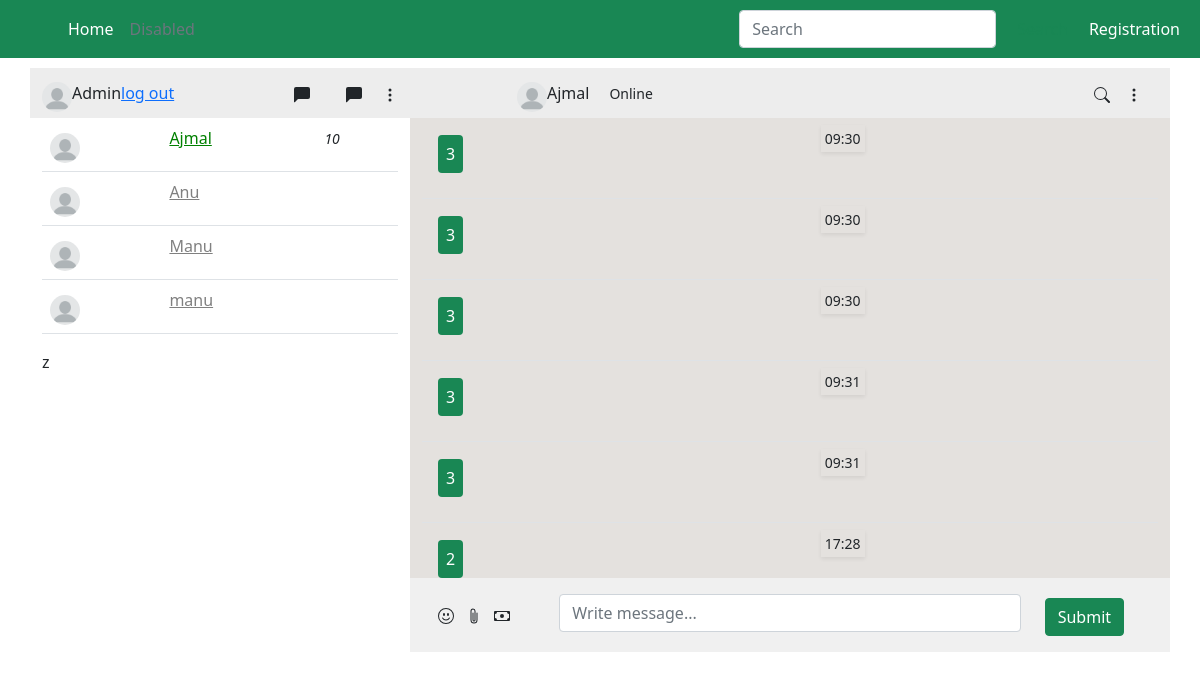
/chat/farzanajmal3@gmail.com/ (signed in), run on the app's committed database.
### chatapp/models.py (models this page shows)
class User(AbstractUser):
    email = models.EmailField(
        verbose_name="Email",
        max_length=255,
        unique=True,
    )
    username = models.CharField(max_length=100)
    last_name = models.CharField(max_length=50, null=True)
    otp = models.CharField(max_length=4)
    USERNAME_FIELD = 'email'
    REQUIRED_FIELDS = ['username']

### main/models.py (models this page shows, shortened)
class Chat(models.Model):
    sender = models.ForeignKey(to=User,on_delete=models.CASCADE,null=True,)
    message = models.TextField(null=True, blank=True)
    theard_name = models.CharField(max_length=100)
    date = models.DateTimeField(auto_now=True)

### main/views.py (the view)
# urls.py: path('<str:username>/',views.main_chat, name='main-chat'),
@login_required
def main_chat(request, username):
    user_obj = User.objects.get(username=username)
    users = User.objects.exclude(id=request.user.id)
    for user in users:
        user.notification_count = Notificaton.objects.filter(user=user, is_seen=False).count()
    if request.user.id > user_obj.id:
        thread_name = f'chat_{request.user.id}-{user_obj.id}'
    else:
        thread_name = f'chat_{user_obj.id}-{request.user.id}'
    messages = Chat.objects.filter(theard_name=thread_name)
    context = {
        'users': users,
        'user': user_obj,
        'messages': messages,
    }
    return render(request, 'app/main_chat.html', context)

### templates/app/main_chat.html (shortened to what this page needs)
{% extends 'app/base.html' %}
{% load static %}
{% block css %}
<link rel="stylesheet" href="{% static 'css/index.css' %}">
{% endblock %}
{% block body %}
<div class="container-fluid back-container">
    <div class=" front-container1 container">
        <div class="row chat-top mt-5">
            <div class="col-md-4 border-right border-secondary d-flex justify-content-between align-items-center">
                <div class="d-flex align-items-center">
                    <img src="{% static 'assets/dp.png' %}" alt="" class="profile-image rounded-circle">
                    <span class="ml-2">{{request.user.last_name}}</span><a href="{% url 'auth:logout' %}">log out</a>
                </div>
                <div class="float-right">
                    <svg width="1em" height="1em" viewBox="0 0 16 16" class="bi bi-chat-left-fill mx-3"
                        fill="currentColor" xmlns="http://www.w3.org/2000/svg">
                        <path fill-rule="evenodd"
                            d="M2 0a2 2 0 0 0-2 2v12.793a.5.5 0 0 0 .854.353l2.853-2.853A1 1 0 0 1 4.414 12H14a2 2 0 0 0 2-2V2a2 2 0 0 0-2-2H2z" />
                    </svg>
                    <svg width="1em" height="1em" viewBox="0 0 16 16" class="bi bi-chat-left-fill mx-3"
                        fill="currentColor" xmlns="http://www.w3.org/2000/svg">
                        <path fill-rule="evenodd"
                            d="M2 0a2 2 0 0 0-2 2v12.793a.5.5 0 0 0 .854.353l2.853-2.853A1 1 0 0 1 4.414 12H14a2 2 0 0 0 2-2V2a2 2 0 0 0-2-2H2z" />
                    </svg>
                    <svg width="1em" height="1em" viewBox="0 0 16 16" class="bi bi-three-dots-vertical mr-2"
                        fill="currentColor" xmlns="http://www.w3.org/2000/svg">
                        <path fill-rule="evenodd"
                            d="M9.5 13a1.5 1.5 0 1 1-3 0 1.5 1.5 0 0 1 3 0zm0-5a1.5 1.5 0 1 1-3 0 1.5 1.5 0 0 1 3 0zm0-5a1.5 1.5 0 1 1-3 0 1.5 1.5 0 0 1 3 0z" />
                    </svg>
                </div>
            </div>
            <div class="col-md-1"></div>
            <div class="col-md-7 ml-5  d-flex justify-content-between text-center">
                <div class="d-flex align-items-center">
                    <img src="{% static 'assets/dp.png' %}" alt="" class="profile-image rounded-circle">
                    <span class="ml-2">{{user.last_name}}</span>
                {% if user.userprofile.online_status %}
                <small style="padding-left: 20px;" id="{{user.username}}online">Online</small>
                {% else %}
                <small style="padding-left: 20px;" id="{{user.username}}online">Offline</small>
                {% endif %}
                </div>
                <div class="d-flex align-items-center">
                    <span class="mr-2">
                    </span>
                    <span>
                        <svg width="1em" height="1em" viewBox="0 0 16 16" class="bi bi-three-dots-vertical mx-3"
                            fill="currentColor" xmlns="http://www.w3.org/2000/svg">
                            <path fill-rule="evenodd"
                                d="M9.5 13a1.5 1.5 0 1 1-3 0 1.5 1.5 0 0 1 3 0zm0-5a1.5 1.5 0 1 1-3 0 1.5 1.5 0 0 1 3 0zm0-5a1.5 1.5 0 1 1-3 0 1.5 1.5 0 0 1 3 0z" />
                        </svg>
                    </span>
                </div>
            </div>
        </div>
        <div class="row" >
            <div class="col-md-4 contacts">
                <div class="message-table-scroll" style="height: 460px;">
                    <table class="table table-hover">
                        <tbody>
                            {% for user in users %}
                                <tr>
                                    <td><img src="{% static 'assets/dp.png' %}" alt="" class="profile-image rounded-circle"></td>
                                    {% if user.userprofile.online_status %}
                                        <td><a style="color: green" id="{{user.username}}_status" href="{% url 'app:main-chat' username=user.username %}">{{user.last_name}}</a></td>
                                    {% else %}
                                        <td><a style="color: grey" id="{{user.username}}_status" href="{% url 'app:main-chat' username=user.username %}">{{user.last_name}}</a></td>
                                    {% endif %}
                                    <td>
                                        {% if user.notification_count > 0 %}
                                        <i class="">
                                            <small id="count">{{ user.notification_count }}</small>
                                        </i>
                                    {% endif %}
                                        </tr>
                            {% endfor %}
                        </tbody>
                    </table>z
                </div>
            </div>
            <div class="col-md-8 message-area">
                <div class="message-table-scroll" style="height: 460px;">
                    <table class="table">
                        <tbody id='chat-body'>
                            {% for message in messages %}
                            {% if message.sender == request.user.username %}
                            <tr>
                                <td>
                                    <p class=" p-2 mt-2 rounded">
                                        <span class="bg-primary p-2 text-white rounded">{{message.message}}</span>
                                    </p>
                                </td>
                                <td>
                                    <p><small class="p-1 shadow-sm">{{message.date|time:'H:i'}}</small>
                                    </p>
                                </td>
                            </tr>
                            {% else %}
                            <tr>
                                <td>
                                    <p class="p-2 mt-2 rounded">
                                        <span class="bg-success p-2 text-white rounded">{{message.message}}</span>
                                    </p>
                                </td>
                                <td>
                                    <p><small class="p-1 shadow-sm">{{message.date|time:'H:i'}}</small>
                                    </p>
                                </td>
                            </tr>
                            {% endif %}
                            {% endfor %}
                        </tbody>
                    </table>
                </div>
                <div class="row message-box p-3">
                    <div class="col-sm-2 mt-2">
                    </div>
                    <div class="col-sm-8">
                        <input type="text" class="form-control" id="message_input" placeholder="Write message...">
                    </div>
                    <div class="col-sm-2 mt-1">
                        <div class="control">
                            <button class="btn btn-success" id="chat-message-submit">Submit</button>
                        </div>
                    </div>
                </div>
            </div>
        </div>
    </div>
</div>
{% endblock %}

### templates/app/base.html (shortened to what this page needs)
{% load static %}
<!DOCTYPE html>
<html lang="en">
  <head>
    <link
      href="https://cdn.jsdelivr.net/npm/bootstrap@5.0.0-beta1/dist/css/bootstrap.min.css"
      rel="stylesheet"
    />
    <link rel="stylesheet" href="https://cdnjs.cloudflare.com/ajax/libs/font-awesome/6.5.1/css/all.min.css"
 />
    {% block css %}{% endblock %}
  </head>
  <body>
    <nav class="navbar navbar-expand-lg bg-success fixed-top">
        <div class="container-fluid">
          <h3><a class="navbar-brand text-light m-4" href="#"></a></h3>
          <div class="collapse navbar-collapse" id="navbarSupportedContent">
            <ul class="navbar-nav me-auto mb-2 mb-lg-0">
              <li class="nav-item">
                <a class="nav-link active" aria-current="page" href="#">Home</a>
              </li>
              <li class="nav-item">
                <a class="nav-link disabled" aria-disabled="true">Disabled</a>
              </li>
            </ul>
            <form class="d-flex" role="search">
              <input class="form-control me-2" type="search" placeholder="Search" aria-label="Search">
              <button class="btn btn-outline-success" type="submit">Search</button>
            </form>
            <ul class="navbar-nav">
              <li class="nav-item">
                  <a class="nav-link" href="{% url 'auth:register' %}">Registration</a>
              </li>
          </ul>
          </div>
        </div>
      </nav>
      {% block body %} {% endblock body %}
  </body>
</html>

### static/css/index.css (style rules this page uses)
.back-container { position: relative; }
.front-container1 { position: absolute; top: 20px; left: 0; right: 0; }
.chat-top { background-color: #ededed; min-height: 50px; position: sticky; top: 0; z-index: 100; }
.profile-image { margin-top: 7px; height: 30px; width: 30px; }
.contacts { background-color: #ffffff; min-height: 100%; }
.message-area { background-color: #e4e1de; min-height: 100%; }
.message-table-scroll { overflow-y: scroll; height: 550px; }
.message-box { background-color: #f0f0f0; }

### templates/app/base.html (style rules this page uses)
nav a { color:white; }

### data on the page
User: user.last_name "Admin"
User: last_name "Ajmal", notification_count "10"
User: last_name "Anu"
User: last_name "Manu"
User: last_name "manu"
Chat: message "3", date "09:30"
Chat: message "3", date "09:30"
Chat: message "3", date "09:30"
Chat: message "3", date "09:31"
Chat: message "3", date "09:31"
Chat: message "2", date "17:28"
